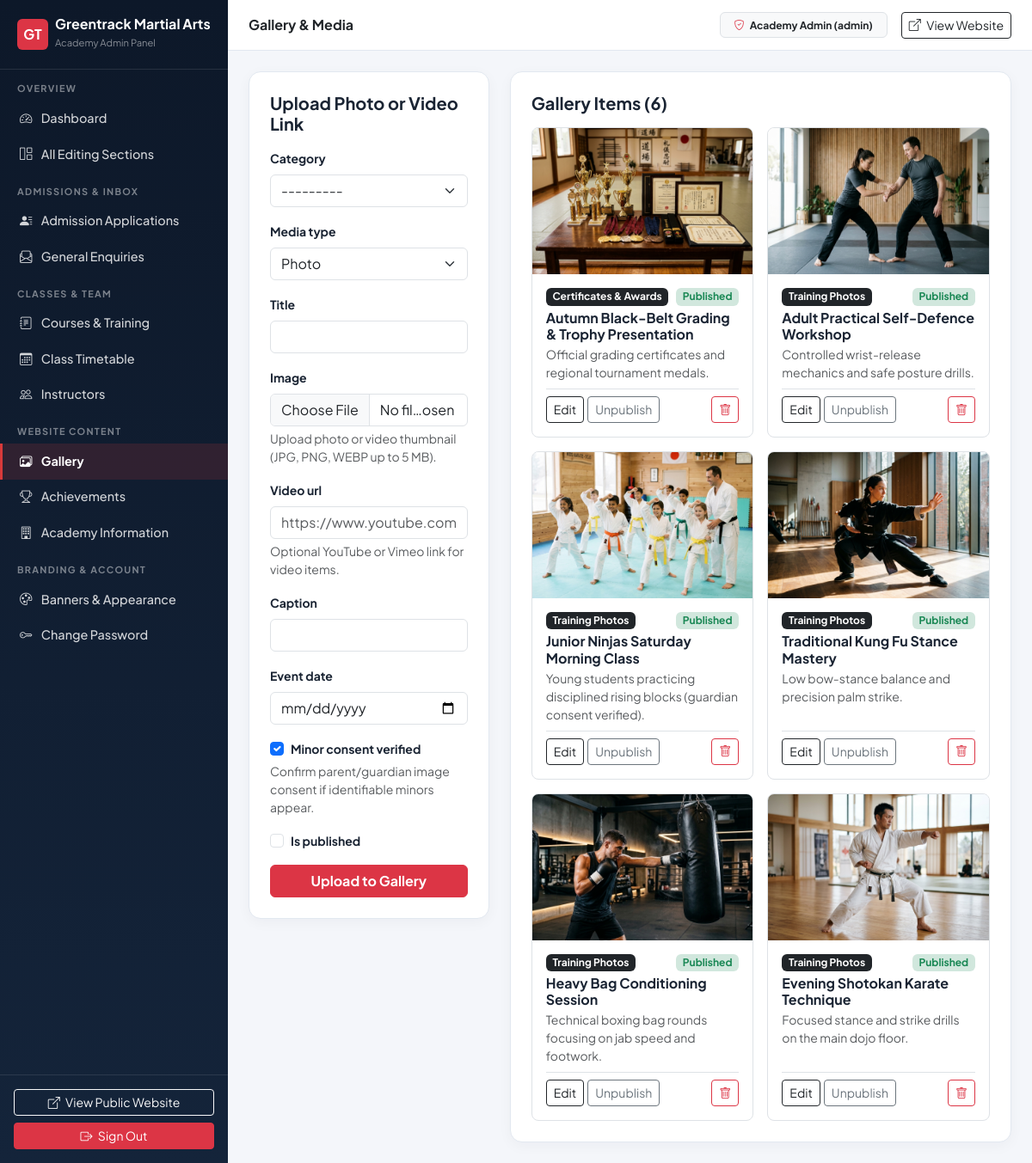
Page /academy-panel/content/gallery/ (signed in) on the committed database.
### core/models.py (models this page shows, shortened)
class SiteSettings(models.Model):
    academy_name = models.CharField(max_length=150, default='Greentrack Martial Arts')
    tagline = models.CharField(
        max_length=200,
        default='Build Strength. Discipline. Confidence.',
    )
    logo = models.ImageField(
        upload_to='branding/',
        blank=True,
        null=True,
        validators=[validate_safe_image],
    )
    phone = models.CharField(max_length=40, default='+91 98765 43210')
    whatsapp = models.CharField(
        max_length=40,
        default='919876543210',
        help_text='Digits with country code, no + or spaces (used for WhatsApp click-to-chat).',
    )
    email = models.EmailField(default='admissions@greentrackmartialarts.in')
    address = models.TextField(
        default='42 Greentrack Dojo, 100 Feet Road, Indiranagar, Bengaluru 560038',
    )
    opening_hours = models.CharField(
        max_length=200,
        default='Mon–Fri: 6:00 AM – 9:00 PM | Sat–Sun: 7:30 AM – 4:00 PM',
    )
    map_url = models.URLField(
        blank=True,
        default='https://maps.google.com/?q=Indiranagar+Bengaluru',
        help_text='Verified Google Maps directions link.',
    )
    map_embed_url = models.URLField(
        blank=True,
        default='',
        help_text='Optional Google Maps embed iframe URL.',
    )
    instagram_url = models.URLField(blank=True, default='https://instagram.com/')
    facebook_url = models.URLField(blank=True, default='https://facebook.com/')
    youtube_url = models.URLField(blank=True, default='')
    primary_color = models.CharField(max_length=20, default='#14243A')
    action_color = models.CharField(max_length=20, default='#D83A3A')
    accent_color = models.CharField(max_length=20, default='#E6A23C')
    show_fees_publicly = models.BooleanField(
        default=True,
        help_text='Show monthly course fees on Courses and Timetable pages.',
    )
    founded_year = models.PositiveIntegerField(default=2014)
    academy_story = models.TextField(
        default=(
            'Founded in 2014, Greentrack Martial Arts was established to provide structured, '
            'safe, and welcoming martial arts education for children, teens, and adults. '
            'Our academy blends traditional martial values—respect, self-control, and perseverance—with '
            'modern coaching science.'
        ),
    )
    training_philosophy = models.TextField(
        default=(
            'Every student progresses at a clear, structured pace built on safety, technical mastery, '
            'physical conditioning, and mental confidence. Whether stepping onto the mats for fitness, '
            'personal safety, or tournament competition, our instructors guide each learner personally.'
        ),
    )
    footer_text = models.CharField(
        max_length=255,
        default='Structured Karate, Boxing, Kung Fu, and practical Self-Defence training for all ages.',
    )
    privacy_notice = models.TextField(
        default=(
            'Greentrack Martial Arts collects admission and enquiry details solely to respond to your '
            'training request, schedule trial assessments, and manage academy enrolment. Minor applicant '
            'information requires parent or guardian consent. Personal data is restricted to authorised '
            'academy staff, never sold or exposed publicly, and retained only as long as necessary for '
            'enrolment or legal compliance. To request data deletion, contact our academy office.'
        ),
    )
    updated_at = models.DateTimeField(auto_now=True)
    class Meta:
        verbose_name = 'Academy Information'
        verbose_name_plural = 'Academy Information'

### gallery/models.py (models this page shows, shortened)
class GalleryItem(models.Model):
    MEDIA_TYPES = [
        ('photo', 'Photo'),
        ('video', 'Video Link (YouTube / Vimeo)'),
    ]
    category = models.ForeignKey(
        GalleryCategory,
        on_delete=models.CASCADE,
        related_name='items',
    )
    media_type = models.CharField(max_length=20, choices=MEDIA_TYPES, default='photo')
    title = models.CharField(max_length=150)
    image = models.ImageField(
        upload_to='gallery/',
        blank=True,
        null=True,
        validators=[validate_safe_image],
        help_text='Upload photo or video thumbnail (JPG, PNG, WEBP up to 5 MB).',
    )
    video_url = models.URLField(
        blank=True,
        help_text='Optional YouTube or Vimeo link for video items.',
    )
    caption = models.CharField(max_length=280, blank=True)
    event_date = models.DateField(null=True, blank=True)
    minor_consent_verified = models.BooleanField(
        default=True,
        help_text='Confirm parent/guardian image consent if identifiable minors appear.',
    )
    is_published = models.BooleanField(default=False)
    created_at = models.DateTimeField(auto_now_add=True)
    updated_at = models.DateTimeField(auto_now=True)
    class Meta:
        ordering = ['-event_date', '-created_at']
        verbose_name = 'Gallery Item'
        verbose_name_plural = 'Gallery Items'
        indexes = [models.Index(fields=['is_published', 'category'])]

class GalleryCategory(models.Model):
    name = models.CharField(max_length=100)
    slug = models.SlugField(unique=True, blank=True)
    sort_order = models.PositiveIntegerField(default=1)
    is_active = models.BooleanField(default=True)
    class Meta:
        ordering = ['sort_order', 'name']
        verbose_name = 'Gallery Category'
        verbose_name_plural = 'Gallery Categories'
    def __str__(self):
        return self.name

### academy_panel/views.py (the view)
# urls.py: path('content/gallery/', views.manage_gallery_view, name='manage_gallery'),
@admin_panel_required
def manage_gallery_view(request):
    edit_id = request.GET.get('edit')
    instance = get_object_or_404(GalleryItem, pk=edit_id) if edit_id and edit_id.isdigit() else None
    if request.method == 'POST':
        action = request.POST.get('action')
        if action == 'toggle_publish':
            item = get_object_or_404(GalleryItem, pk=request.POST.get('item_id'))
            item.is_published = not item.is_published
            item.save()
            messages.success(
                request,
                f'"{item.title}" is now {"Published" if item.is_published else "Draft / Unpublished"}.',
            )
            return redirect('academy_panel:manage_gallery')
        elif action == 'delete_item':
            item = get_object_or_404(GalleryItem, pk=request.POST.get('item_id'))
            item.delete()
            messages.success(request, 'Gallery item removed.')
            return redirect('academy_panel:manage_gallery')
        else:
            post_id = request.POST.get('item_id')
            target = get_object_or_404(GalleryItem, pk=post_id) if post_id else None
            form = GalleryItemForm(request.POST, request.FILES, instance=target)
            if form.is_valid():
                saved = form.save()
                messages.success(request, f'Gallery item "{saved.title}" saved.')
                return redirect('academy_panel:manage_gallery')
    else:
        form = GalleryItemForm(instance=instance)
    return render(request, 'dashboard/content/gallery.html', {
        'items': GalleryItem.objects.select_related('category').all(),
        'categories': GalleryCategory.objects.all(),
        'form': form,
        'editing': instance,
        'active_nav': 'gallery',
    })

### templates/dashboard/content/gallery.html (shortened to what this page needs)
{% extends 'dashboard/base.html' %}
{% block page_heading %}Gallery &amp; Media{% endblock %}
{% block content %}
<div class="row g-4">
  <div class="col-lg-4">
    <div class="portal-card p-4">
      <div class="d-flex justify-content-between align-items-center mb-3">
        <h2 class="h5 fw-bold mb-0">{% if editing %}Edit Media Item{% else %}Upload Photo or Video Link{% endif %}</h2>
      </div>
      <form method="post" enctype="multipart/form-data">
        {% for field in form %}
          <div class="mb-3">
            {% if field.field.widget.input_type == 'checkbox' %}
              <div class="form-check">
                {{ field }}
                <label class="form-check-label small fw-bold" for="{{ field.id_for_label }}">{{ field.label }}</label>
              </div>
            {% else %}
              <label class="form-label small fw-bold" for="{{ field.id_for_label }}">{{ field.label }}</label>
              {{ field }}
            {% endif %}
            {% if field.help_text %}<div class="form-text small">{{ field.help_text }}</div>{% endif %}
          </div>
        {% endfor %}
        <button type="submit" class="btn btn-danger w-100 fw-bold">{% if editing %}Update Item{% else %}Upload to Gallery{% endif %}</button>
      </form>
    </div>
  </div>
  <div class="col-lg-8">
    <div class="portal-card p-4">
      <h2 class="h5 fw-bold mb-3">Gallery Items ({{ items|length }})</h2>
      <div class="row g-3">
        {% for item in items %}
          <div class="col-md-6">
            <div class="border rounded-3 overflow-hidden h-100 d-flex flex-column">
              {% if item.image %}
                <img src="{{ item.image.url }}" alt="{{ item.title }}" class="w-100 object-fit-cover" style="height: 170px;">
              {% endif %}
              <div class="p-3 d-flex flex-column flex-grow-1">
                <div class="d-flex justify-content-between align-items-center mb-1">
                  <span class="badge bg-dark">{{ item.category.name }}</span>
                  {% if item.is_published %}
                    <span class="badge bg-success-subtle text-success">Published</span>
                  {% else %}
                    <span class="badge bg-warning text-dark">Draft</span>
                  {% endif %}
                </div>
                <h3 class="h6 fw-bold mb-1">{{ item.title }}</h3>
                <p class="small text-muted mb-2 flex-grow-1">{{ item.caption }}</p>
                <div class="d-flex justify-content-between gap-1 pt-2 border-top">
                  <div class="d-flex gap-1">
                    <a href="?edit={{ item.pk }}" class="btn btn-sm btn-outline-dark">Edit</a>
                    <form method="post">
                      <button type="submit" class="btn btn-sm btn-outline-secondary">
                        {% if item.is_published %}Unpublish{% else %}Publish{% endif %}
                      </button>
                    </form>
                  </div>
                  <form method="post" onsubmit="return confirm('Delete this gallery item?');">
                    <button type="submit" class="btn btn-sm btn-outline-danger"><i class="bi bi-trash"></i></button>
                  </form>
                </div>
              </div>
            </div>
          </div>
        {% endfor %}
      </div>
    </div>
  </div>
</div>
{% endblock %}

### templates/dashboard/base.html (shortened to what this page needs)
{% load static %}
<!DOCTYPE html>
<html lang="en">
<head>
  <link href="https://cdn.jsdelivr.net/npm/bootstrap@5.3.3/dist/css/bootstrap.min.css" rel="stylesheet">
  <link href="https://cdn.jsdelivr.net/npm/bootstrap-icons@1.11.3/font/bootstrap-icons.min.css" rel="stylesheet">
  <link rel="stylesheet" href="{% static 'css/dashboard.css' %}">
</head>
<body>
  <div class="portal-wrapper">
    <aside class="portal-sidebar d-none d-lg-flex">
      <div class="portal-brand d-flex align-items-center gap-2">
        {% if site_settings.logo %}
          <img src="{{ site_settings.logo.url }}" alt="{{ site_settings.academy_name }}" height="36" class="rounded-2">
        {% else %}
          <span class="d-inline-flex align-items-center justify-content-center rounded-2 bg-danger text-white fw-bold" style="width: 36px; height: 36px;">GT</span>
        {% endif %}
        <div>
          <div class="fw-bold lh-1">{{ site_settings.academy_name }}</div>
          <small class="text-white-50" style="font-size: 0.7rem;">Academy Admin Panel</small>
        </div>
      </div>
      <nav class="flex-grow-1 pb-4">
        <div class="portal-nav-label">Overview</div>
        <a href="{% url 'academy_panel:overview' %}" class="portal-nav-link {% if active_nav == 'overview' %}active{% endif %}">
          <i class="bi bi-speedometer2"></i> Dashboard
        </a>
        <a href="{% url 'academy_panel:content_hub' %}" class="portal-nav-link {% if active_nav == 'content' %}active{% endif %}">
          <i class="bi bi-grid-1x2"></i> All Editing Sections
        </a>
        <div class="portal-nav-label">Admissions &amp; Inbox</div>
        <a href="{% url 'academy_panel:applications' %}" class="portal-nav-link {% if active_nav == 'applications' %}active{% endif %}">
          <i class="bi bi-person-lines-fill"></i> Admission Applications
        </a>
        <a href="{% url 'academy_panel:enquiries' %}" class="portal-nav-link {% if active_nav == 'enquiries' %}active{% endif %}">
          <i class="bi bi-envelope-paper"></i> General Enquiries
        </a>
        <div class="portal-nav-label">Classes &amp; Team</div>
        <a href="{% url 'academy_panel:manage_courses' %}" class="portal-nav-link {% if active_nav == 'courses' %}active{% endif %}">
          <i class="bi bi-journal-text"></i> Courses &amp; Training
        </a>
        <a href="{% url 'academy_panel:manage_timetable' %}" class="portal-nav-link {% if active_nav == 'timetable' %}active{% endif %}">
          <i class="bi bi-calendar3"></i> Class Timetable
        </a>
        <a href="{% url 'academy_panel:manage_instructors' %}" class="portal-nav-link {% if active_nav == 'instructors' %}active{% endif %}">
          <i class="bi bi-people"></i> Instructors
        </a>
        <div class="portal-nav-label">Website Content</div>
        <a href="{% url 'academy_panel:manage_gallery' %}" class="portal-nav-link {% if active_nav == 'gallery' %}active{% endif %}">
          <i class="bi bi-images"></i> Gallery
        </a>
        <a href="{% url 'academy_panel:manage_achievements' %}" class="portal-nav-link {% if active_nav == 'achievements' %}active{% endif %}">
          <i class="bi bi-trophy"></i> Achievements
        </a>
        <a href="{% url 'academy_panel:manage_info' %}" class="portal-nav-link {% if active_nav == 'info' %}active{% endif %}">
          <i class="bi bi-building"></i> Academy Information
        </a>
        <div class="portal-nav-label">Branding &amp; Account</div>
        <a href="{% url 'academy_panel:manage_appearance' %}" class="portal-nav-link {% if active_nav == 'appearance' %}active{% endif %}">
          <i class="bi bi-palette"></i> Banners &amp; Appearance
        </a>
        <a href="{% url 'academy_panel:account_settings' %}" class="portal-nav-link {% if active_nav == 'account' %}active{% endif %}">
          <i class="bi bi-key"></i> Change Password
        </a>
      </nav>
      <div class="p-3 border-top border-white border-opacity-10">
        <a href="{% url 'home' %}" target="_blank" class="btn btn-outline-light btn-sm w-100 mb-2">
          <i class="bi bi-box-arrow-up-right me-1"></i> View Public Website
        </a>
        <a href="{% url 'academy_panel:logout' %}" class="btn btn-danger btn-sm w-100">
          <i class="bi bi-box-arrow-right me-1"></i> Sign Out
        </a>
      </div>
    </aside>
    <div class="portal-main">
      <header class="portal-topbar">
        <div class="d-flex align-items-center gap-2">
          <span class="fw-bold text-dark">{% block page_heading %}Academy Admin Panel{% endblock %}</span>
        </div>
        <div class="d-flex align-items-center gap-3">
          <span class="badge bg-light text-dark border py-2 px-3 d-none d-sm-inline-block">
            <i class="bi bi-shield-check text-danger me-1"></i>
            Academy Admin ({{ request.user.username }})
          </span>
          <a href="{% url 'home' %}" target="_blank" class="btn btn-sm btn-outline-dark d-none d-md-inline-block">
            <i class="bi bi-box-arrow-up-right me-1"></i> View Website
          </a>
        </div>
      </header>
      <div class="p-3 p-md-4 flex-grow-1">
        {% block content %}{% endblock %}
      </div>
    </div>
  </div>
</body>
</html>

### rows in the picture
SiteSettings: academy_name "Greentrack Martial Arts"
GalleryItem: image (picture), category.name "Certificates & Awards", is_published "Published", title "Autumn Black-Belt Grading & Trophy Presentation", caption "Official grading certificates and regional tournament medals."
GalleryItem: image (picture), category.name "Training Photos", is_published "Published", title "Adult Practical Self-Defence Workshop", caption "Controlled wrist-release mechanics and safe posture drills."
GalleryItem: image (picture), category.name "Training Photos", is_published "Published", title "Junior Ninjas Saturday Morning Class", caption "Young students practicing disciplined rising blocks (guardian consent verified)."
GalleryItem: image (picture), category.name "Training Photos", is_published "Published", title "Traditional Kung Fu Stance Mastery", caption "Low bow-stance balance and precision palm strike."
GalleryItem: image (picture), category.name "Training Photos", is_published "Published", title "Heavy Bag Conditioning Session", caption "Technical boxing bag rounds focusing on jab speed and footwork."
GalleryItem: image (picture), category.name "Training Photos", is_published "Published", title "Evening Shotokan Karate Technique", caption "Focused stance and strike drills on the main dojo floor."

### other values in the picture
{{ request.user.username }} "admin"
{{ field.label }} "Category" "Media type" "Title" "Image" "Video url" "Caption" "Event date"
{{ field.help_text }} "Upload photo or video thumbnail (JPG, PNG, WEBP up to 5 MB)." "Optional YouTube or Vimeo link for video items." "Confirm parent/guardian image consent if identifiable minors appear."
{{ field.label }} "Minor consent verified" "Is published"
{{ items|length }} "6"
